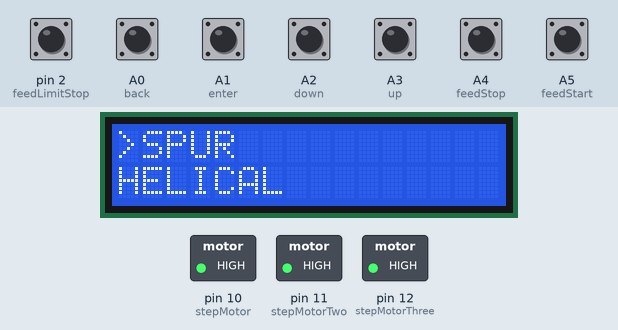
Recording of a sketch running on a simulated Arduino Nano, built with avr-gcc and run on an emulated ATmega328P. On the bench: 16×2 character LCD, switched loads named in the sketch (green lamp = pin HIGH). The inputs (shaded band) are chosen by the test bench; at power-on: A0 (back), A1 (enter), A2 (down), A3 (up), A4 (feedStop), A5 (feedStart), pin 2 (feedLimitStop) HIGH.

Above: at 4.2 s.
4.3 s: A1 (enter) pulled LOW for 1 s
At 5.5 s:
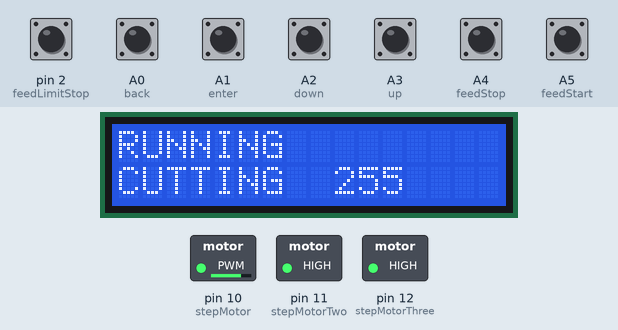
6.8 s: A0 (back) pulled LOW for 0.15 s
At 7.1 s:
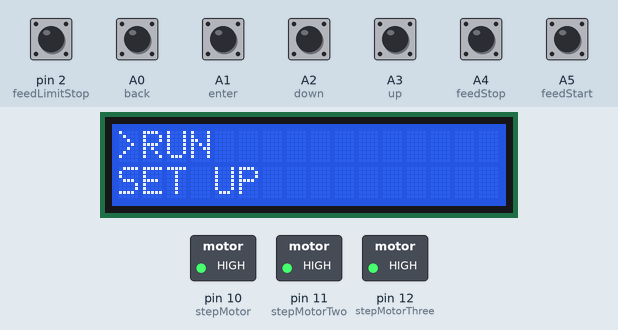
8.4 s: A2 (down) pulled LOW for 0.15 s
At 9.5 s:
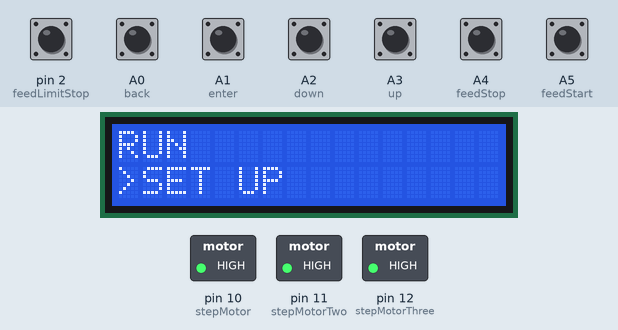
10.0 s: A1 (enter) pulled LOW for 0.15 s
At 10.8 s:
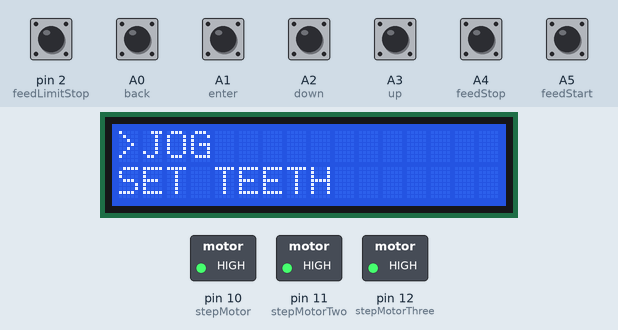
11.6 s: A3 (up) pulled LOW for 0.15 s
At 12.0 s:
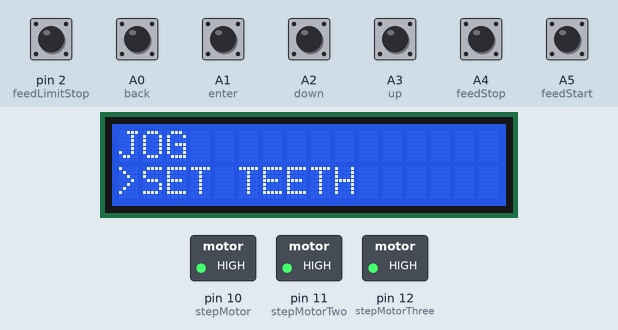
13.2 s: A1 (enter) pulled LOW for 0.15 s
At 14.4 s:
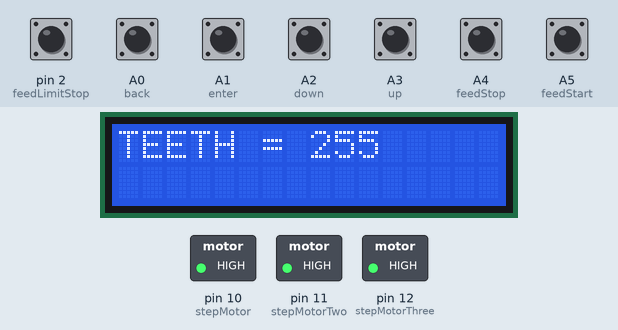
Timing chart, 0 to 15.8 s (numbered marks = the images above; inputs shaded):
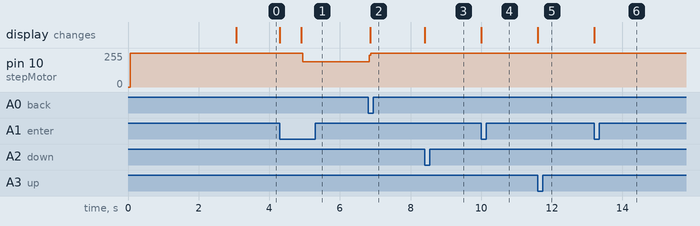

Measured:
- after the input at 4.3 s, pin 10 (stepMotor): 255/255 → 190/255 after 0.65 s; the display: first changes at once (image 1 shows a later state)
- after the input at 6.8 s, pin 10 (stepMotor): 190/255 → 255/255 at once; the display: changes after 0.05 s (image 2)
- after the input at 8.4 s, the display: changes at once (image 3)
- after the input at 10.0 s, the display: changes at once (image 4)
- after the input at 11.6 s, the display: changes at once (image 5)
- after the input at 13.2 s, the display: changes at once (image 6)

The sketch:

GeaHob2018_v1_3.ino
```cpp
/*T.G.Kinsey Febuary 2018
 Software to control the Electronic Gearhob 1
 Sieg C1 lathe with hobbing spindle
 3 stepper motors - 1) hob spindle, 2) lathe headstock, 3) lathe feedscrew
 Outputs high/low/high pulse to stepper motor controllers
*/
#include <LiquidCrystal.h>
#include <EEPROM.h>

LiquidCrystal lcd(4, 3, 9, 8, 7, 6);    // set pins for lcd

const byte stepMotor = 10;    // pin connected to stepper motor controller. Controls motor drivng headstock spindle
const byte stepMotorTwo = 11; // pin connected to stepper motor controller. Controls milling spindle
const byte stepMotorThree = 12;   // pin connected stepper motor controller. Controls power feed
const byte back = A0;         // pin connected to back button
const byte enter = A1;        // pin connected to enter button
const byte down = A2;         // pin connected to down button
const byte up = A3;           // pin connected to up button
const byte feedStart = A5;    // pin connected to feed start button
const byte feedStop = A4;     // pin connected to feed stop button
const byte feedSpeed = A6;    // pin connected to pot to control the feed speed
const byte feedLimitStop = 2; // pin connected to microswitch that stops feed when reaches end of travel
bool displaySpur = true;      // used to display spur gear option(true) or helical gear option(false)
bool displayRun = true;       // used to display run option(true) or set teeth option(false)
bool displayJogTeeth = true;
bool temp;                    // used to hold temp hold the state of display options
byte teeth;               // variable to store how many teeth are on the gear we are cutting
int stepDelay = 150;    // variable use to delay between steps. If too short stepper motor stalls
int speedOfFeed;    // var used to hold value of pot. Uesd to detirmine feed speed
int feedCount;      // var used to count up to trigger feed step
bool feed = false;    // if false feed is disabled, if true feed enabled
byte teethFeedValue;    //

//*************************
void setup() {
// turn lines to steppers high, steppers move one step when these lines go low for at least 50us
  digitalWrite(stepMotor, HIGH);
  digitalWrite(stepMotorTwo, HIGH);
  digitalWrite(stepMotorThree, HIGH);
// displays software version
  lcd.begin(16, 2);
  lcd.setCursor(0, 0);
  lcd.print("IGear_18_V_1.2");
  lcd.setCursor(0,1);
  lcd.print("02/2018");

  // set pins to correct direction
  pinMode(stepMotor, OUTPUT);
  pinMode(stepMotorTwo, OUTPUT);
  pinMode(stepMotorThree, OUTPUT);
  pinMode (back, INPUT_PULLUP);
  pinMode (enter, INPUT_PULLUP);
  pinMode (down, INPUT_PULLUP);
  pinMode (up, INPUT_PULLUP);
  pinMode (feedStart, INPUT_PULLUP);
  pinMode (feedStop, INPUT_PULLUP);
  pinMode (feedLimitStop, INPUT_PULLUP);
   teeth = EEPROM.read(0);      // read the eeprom to get saved value for the number of teeth to cut
  delay(3000);                  // wait so you can read info
  //Serial.begin(9600);

}
//*************************
void loop() {


   pickGearType();          // go to function to pick type of gear to cut


}

//****************************

// gives you the choice of gear to cut. Only spur gears can be cut at the moment
void pickGearType(){
  spurDisplay();              // display function showing spur gear choice
 temp = displaySpur;          // store the current state of display Spur (true, display spur option or false display helical option)
  while(1){                   // keep looping until enter button pushed
    if((digitalRead(down) == 0) | (digitalRead(up) ==0)){     // if either up or down button pushed toggle state
      displaySpur = !displaySpur;
    }

  if(displaySpur != temp){        // if the state is different to the stored state up or down button has been pushed

    if(displaySpur == true){      // if displaySpur is true, call spur display function...
      spurDisplay();
    }
    else{
      helicalDisplay();           // ...of if false call helical display function
    }
  }
  if((digitalRead(enter) == 0) & (displaySpur == true)){  // if enter button and we are in spur state, go to run or set function
    runOrSet();
    spurDisplay();    // on return from run or set, display spur
    delay(50);        // debounce back button
    while(digitalRead(back)== 0){}    // wait until back button released
    delay(50);        // debounce back button
  }
  if((digitalRead(enter) == 0) & (displaySpur == false)){  // if enter button and we are in helical state, go to helical function
    // there is not helical gear option yet
    //runMainHelical();
    helicalDisplay();    // on return from run or set, display helical
    delay(50);        // debounce back button
    while(digitalRead(back)== 0){}    // wait until back button released
    delay(50);        // debounce back button
  }
  }
}
//***************************

// displays spur gear choice
void spurDisplay(){
  lcd.clear();   // clear the LCD
  lcd.setCursor(0, 0);
  lcd.print(">SPUR");
  lcd.setCursor(0,1);
  lcd.print("HELICAL");
  while((digitalRead(down) == 0) | (digitalRead(up) ==0)){}     // wait for up or down button release
  delay(50);    // debounce button
  temp = displaySpur;   // reset temp to current state so will wait for up or down button push

}
//**************************
// displays helical gear choice (not a choice as not able to cut helical gears yet)
void helicalDisplay(){
  lcd.begin(16, 2);
  lcd.setCursor(0, 0);
  lcd.print("SPUR");
  lcd.setCursor(0,1);
  lcd.print(">HELICAL");
  while((digitalRead(down) == 0) | (digitalRead(up) ==0)){}    // wait for up or down button release
  delay(50);    // debounce button
  temp = displaySpur;     // reset temp to current state so will wait for up or down button push
}
//***************************
// displays the choice set number of teeth or start cutting
void runOrSet(){
  displayRun = true;
  runDisplay();
  temp = displayRun;              // store the current state of display run (true, display run option or false display set option)
  // debounce button and wait for release
  delay(50);
  while(digitalRead(enter)){}
  delay(500);
  while(1){
    if((digitalRead(down) == 0) | (digitalRead(up) ==0)){     // if either up or down button pushed toggle state
      displayRun = !displayRun;
    }

  if(displayRun != temp){       // if the state is different to the stored state up or down button has been pushed

    if(displayRun == true){      // if displayRun is true, call Run display function...
     runDisplay();
    }
    else{
      setDisplay();               // ...of if false call set display function
    }
  }
  if((digitalRead(enter) == 0) & (displayRun == true)){     // if enter button pushed and display run true, go to run function
    runMain();
    delay(50);      // debounce button
    runDisplay();   // on return from run function display run option
    displayRun = true;
    while(digitalRead(back)== 0){}    // wait until back button released
    delay(50);       // debounce button
  }
  if(digitalRead(back) == 0){     // if back button pushed back to spur or helical display
      return;
    }
    if((digitalRead(enter) == 0) & (displayRun == false)){      // if enter button pushed and display run is false, go to set function.
    setUp();
    delay(50);      // debounce button
    runDisplay();   // display run option
    displayRun = true;
    while(digitalRead(back)== 0){}    //wait until back button released
    delay(50);    // debounce button
  }
  }

}
//*****************************
// used by runOrSet to display that pressing enter button will go to run func
void runDisplay(){
  lcd.clear();        // clear lcd display
  lcd.setCursor(0, 0);    // set cursor to top left
  lcd.print(">RUN");
  lcd.setCursor(0,1);
  lcd.print("SET UP");
  while((digitalRead(down) == 0) | (digitalRead(up) ==0)){}   // wait until up or down button released
  delay(50);    // debounce switch
  temp = displayRun;
}
//****************************
// used by runOrSet to display that pressing enter button will go to set up func
void setDisplay(){
  lcd.clear();
  lcd.setCursor(0, 0);
  lcd.print("RUN");
  lcd.setCursor(0,1);
  lcd.print(">SET UP");
  while((digitalRead(down) == 0) | (digitalRead(up) ==0)){}   // wait until up or down button released
  delay(50);
  temp = displayRun;
}
//********************************************************************************************************^^^^^^^^^^^^^^^^^^^^
// runs stepper motors to do the hobbing
void runMain(){
// display on lcd Running and cutting and number of teeth
  lcd.clear();
  lcd.setCursor(0, 0);
  lcd.print("RUNNING");
  lcd.setCursor(0,1);
  lcd.print("CUTTING");
  lcd.setCursor(9, 1);
  lcd.print(teeth);
  feedCount = 0;
// keep looping until back button pushed
  while(1){
    if(digitalRead(feedStop)== 0){    // if stop feed button closed...
      feed = false;                   // ...set feed to false, to stop feed
    }
    if(digitalRead(feedStart) == 0){    // if feed start button closed...
      feed = true;                      // ...set feed to true, start feed
    }
    if(digitalRead(feedLimitStop) == 0  & feed == true){    // if feed is on and limit switch closed, return to run/setup function
      delayMicroseconds(100);   // stop spikes triggering the return
      if(digitalRead(feedLimitStop) ==0){
      feed = false;
      return;
      }
    }
// for loop steps hob round as many times as teeth then steps the headstock
      for(byte i = 0;i<teeth;i ++){
        stepMillspindle();    // step hob round one step
        delayMicroseconds(stepDelay);
        if(digitalRead(back) == 0){   // if back button pushed back to run or set func
        return;
        }
      }
      stepHeadstock();    // step headstock round one step
      if(feed == true){     // if button has been pushed to start feed...
        feedCount++;        // ...add on to feedcount...
        speedOfFeed =analogRead(feedSpeed);   // ... get value from pot (0 to 1023)...
        speedOfFeed = map(speedOfFeed, 0, 1023, 0 ,10);     // map value
        if(feedCount >= (speedOfFeed + teethFeedValue)){   //... if the value of the feedCount is greater than the pot value...
          stepFeed();     // ...step the feed stepper one step
          feedCount = 0;    // reset feedcount to zero ready to start counting up again
        }
      }
    }

}
//*******************************************$$$$$$$$$$$$$$$$$$
// this function won't run a only here as not fully worked out
void runMainHelical(){
  // display on lcd Running and cutting and number of teeth
  lcd.clear();
  lcd.setCursor(0, 0);
  lcd.print("RUNNING HELIX");
  lcd.setCursor(0,1);
  lcd.print("CUTTING");
  lcd.setCursor(9, 1);
  lcd.print(teeth);
  int hobSpindleCount = 0;
  int feedCountH = 0;
  int indexCount = 0;
// keep looping until back button pushed
while((digitalRead(back) == 1) | (digitalRead(feedLimitStop) == 1)){
      stepMillspindle();
      delayMicroseconds(stepDelay);
      hobSpindleCount ++;
      indexCount ++;
      feedCountH ++;
      if(indexCount == 1599){
        stepHeadstock();
        indexCount = 0;
        hobSpindleCount = 0;
      }
      if(hobSpindleCount == 20 & indexCount <1599){
        stepHeadstock();
        hobSpindleCount = 0;
      }
      if(feedCountH == 15){
        stepFeed();
        feedCountH = 0;
      }

  }
}

//******************************%%%%%%%%%%%%%%%%%%%%%%%%%%%%%%%%%%
void setUp(){
  jogDisplay();
  temp = displayJogTeeth;              // store the current state of display run (true, jog run option or false display set teeth option)
  // debounce button and wait for release
  delay(50);
  while(digitalRead(enter)){}
  delay(500);
  while(1){
    if((digitalRead(down) == 0) | (digitalRead(up) ==0)){     // if either up or down button pushed toggle state
      displayJogTeeth = !displayJogTeeth;
    }

  if(displayJogTeeth != temp){       // if the state is different to the stored state up or down button has been pushed

    if(displayJogTeeth == true){      // if displayJogTeeth is true, call jog display function...
     jogDisplay();
    }
    else{
      setTeethDisplay();               // ...of if false call set teeth display function
    }
  }
  if((digitalRead(enter) == 0) & (displayJogTeeth == true)){     // if enter button pushed and display run true, go to jog function
    jog();
    delay(50);      // debounce button
    displayJogTeeth == true;
    jogDisplay();   // on return from run function display run option
    while(digitalRead(back)== 0){}    // wait until back button released
    delay(50);       // debounce button
  }
  if(digitalRead(back) == 0){     // if back button pushed back to run or set up display
      return;
    }
    if((digitalRead(enter) == 0) & (displayJogTeeth == false)){      // if enter button pushed and display run is false, go to set function.
    setTeeth();
    delay(50);      // debounce button;
    //displayJogTeeth == true;
    temp = true;
    displayJogTeeth = true;
    jogDisplay();   // display run option
    while(digitalRead(back)== 0){}    //wait until back button released
    delay(50);    // debounce button
  }
  }

}
//****************************
// displays the option for the jog func
void jogDisplay(){
  lcd.clear();
  lcd.setCursor(0, 0);
  lcd.print(">JOG");
  lcd.setCursor(0,1);
  lcd.print("SET TEETH");
  while((digitalRead(down) == 0) | (digitalRead(up) ==0)){}
  delay(50);
  temp = displayJogTeeth;
}
//**************************
// allows you to set number of teeth between 9 and 100
void setTeeth(){
  lcd.clear();
  lcd.setCursor(0, 0);
  lcd.print("TEETH =");
  whatTeeth();
  while((digitalRead(down) == 0) | (digitalRead(up) ==0)){}   // wait until up or down button released
  delay(50);        // debounce button
  while(1){
    if(digitalRead(back) == 0){     // if back button pushed back to spur or helical display
      teethFeedValue = teeth/10;
      EEPROM.write(0, teeth);       // store the current number of teeth in non volatile memory so can be recalled on reboot
      return;
        }
      if(digitalRead(up) == 0){   // up button pushed increment number of teeth
        teeth ++;
        if(teeth >100){           // stop the number of teeth from going over 100
          teeth = 100;
          }
        whatTeeth();
        delay(500);
        while(digitalRead(up)==0){   // keep looping while up button pushed (fast ups teeth)
               delay (200);      // wait 1/2 second
                teeth ++;
                if (teeth > 100)   // stops teeth going over hundred
                  {
                    teeth =100;
                  }
            whatTeeth();        // call display function to update screen
            }
          }


      if(digitalRead(down) == 0){
        teeth --;
        if(teeth <10){
          teeth = 10;
        }
         whatTeeth();
        delay(500);
        while(digitalRead(down)==0){   // keep looping while up button pushed (fast ups teeth)
               delay (200);      // wait 1/2 second
                teeth --;
                if (teeth <9)   // stops teeth going over hundred
                  {
                    teeth =9;
                  }
            whatTeeth();        // call display function to update screen
            }


      }


  }
}
//************************
void whatTeeth(){

      //lcd.begin(16, 2);
     // lcd.setCursor(0, 0);
     // lcd.print("TEETH =");
      lcd.setCursor(8,0);
      lcd.print("    ");
      lcd.setCursor(8,0);
      lcd.print(teeth);

}

//**************************
void setTeethDisplay(){
  lcd.clear();
  lcd.setCursor(0, 0);
  lcd.print("JOG");
  lcd.setCursor(0,1);
  lcd.print(">SET TEETH");
  while((digitalRead(down) == 0) | (digitalRead(up) ==0)){}
  delay(50);
  temp = displayJogTeeth;
}
//**************************
void displayTeeth(){
  lcd.clear();
  lcd.setCursor(0, 0);
  lcd.print("SET TEETH");
  lcd.setCursor(0,1);
  lcd.print(teeth);
}
//*******************************
// function to manually rotate headstock when UP or DOWN button pushed
void jog(){
  lcd.clear();
  lcd.setCursor(0, 0);
  lcd.print("JOG");
  lcd.setCursor(0,1);
  lcd.print("UP DOWN TO JOG");

  while(1){
    if((digitalRead(down) == 0) | (digitalRead(up) ==0)){   // if up or down button pushed...
      stepHeadstock();    //...rotate headstock
      delay(5);
    }
    if(digitalRead(back) == 0){     // if back button pushed back to jog or set teeth display
      return;
    }
}
}
// These fucntions when called, step their respective stepper motors one step
//**************************
void stepHeadstock(){
  digitalWrite(stepMotorTwo, LOW);
  delayMicroseconds(50);
  digitalWrite(stepMotorTwo, HIGH);
}
//***************************
void stepMillspindle(){
  digitalWrite(stepMotor, LOW);
  delayMicroseconds(50);
  digitalWrite(stepMotor, HIGH);
}
//*****************************
void stepFeed(){
  digitalWrite(stepMotorThree, LOW);
  delayMicroseconds(50);
  digitalWrite(stepMotorThree, HIGH);
}
```
